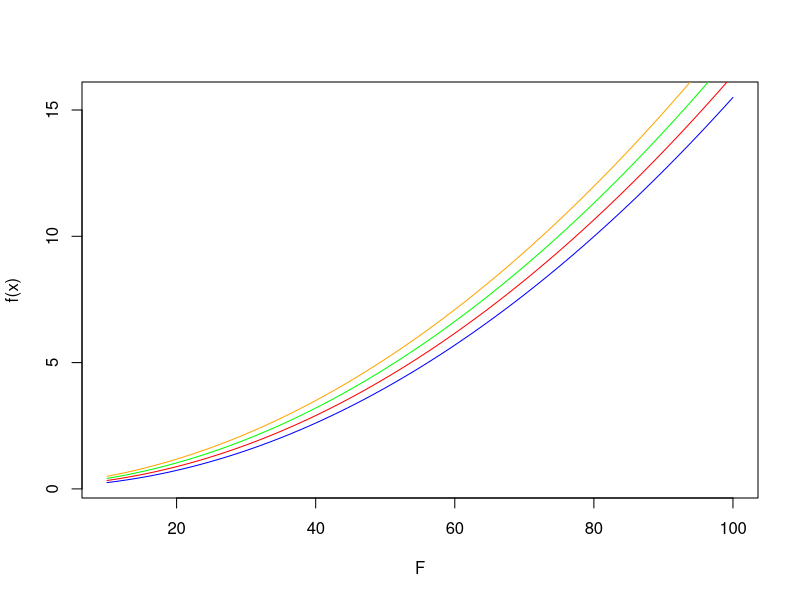
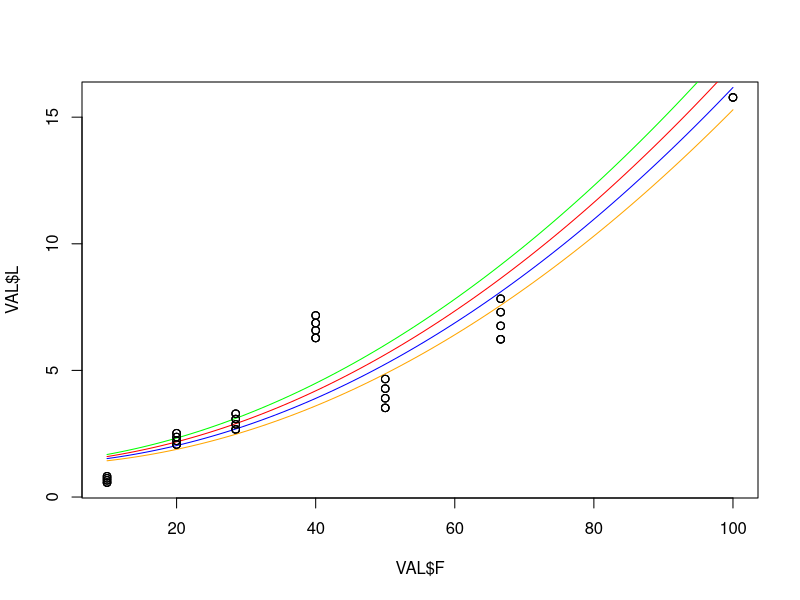
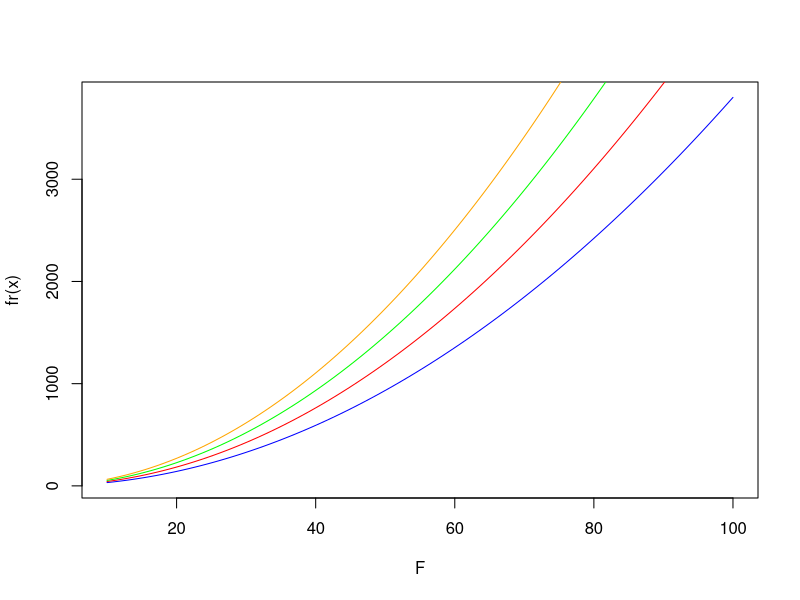
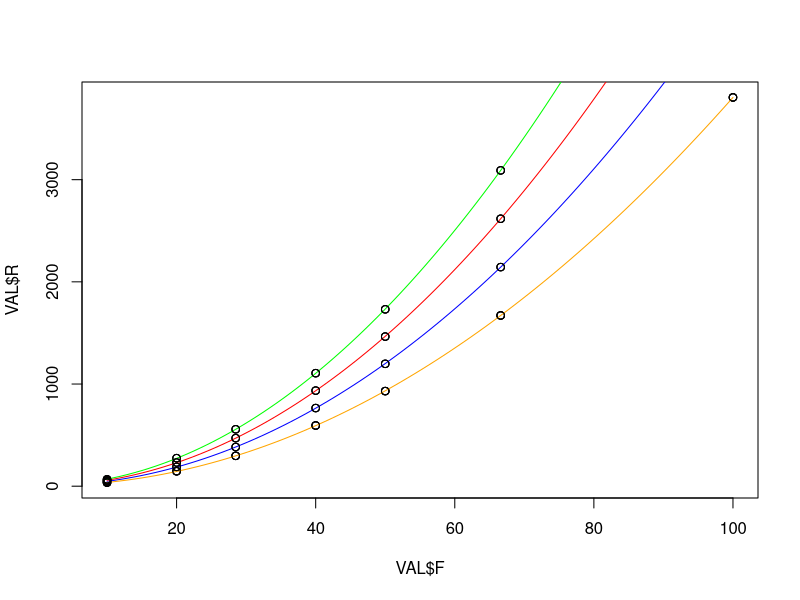

These charts were generated, in order, by the following R code: (Note: this script raises an error after producing the figures.)

library(ggplot2)

# f<-function(x) 2*x^2 + 10*x + 1
# g<-function(x) 2.8*x^2 + 5*x + 1
# h<-function(x) 3.6*x^2 + 1*x + 1
# curve(f,0,100,col="blue")
# curve(g,0,100,col="red", add=TRUE)
# curve(h,0,100,col="green", add=TRUE)
# 
# f1<-function(x) 2*x^2 + 50*x + 1
# f2<-function(x) 2*x^2 + 1*x + 1
# curve(f1,0,100,col="blue")
# curve(f2,0,100,col="red", add=TRUE)

#VAL=data[data$N == 60 & data$echs==1,]
#plot(VAL$F, VAL$L, type="l")
#VAL=data[data$N == 80 & data$echs==1,]
#lines(VAL$F, VAL$L, col="red")

#---------------------------------------------------------------------------
plotFunction<-function(func, xm, xM, main, xlab, ylab){
  
  fonction<-parse(text=func)
  fonction<-eval(fonction)
  x <- seq(xm, xM, by=1)
  val <- data.frame(x = x, y = fonction(x))
  p<-(
    ggplot(data = val, aes(x = x, y = y))+#, color="red")) + 
      geom_line(color="red") + 
      scale_x_continuous(name = xlab) +
      scale_y_continuous(name = ylab) +
      ggtitle(main)
  )
  
}

# Modèle d'inductance

facteurL<-700
modL<-function(F, N) { 
  y<-(0.001*N+1) * F^2 + (0.2*N-10) *F  + (0.8*N + 1)
  return(y/facteurL)  
}

f<-function(F){ modL(F, 60)}  # N=60
g<-function(F){ modL(F, 80)}  # N=80
h<-function(F){ modL(F, 100)}  # N=100
k<-function(F){ modL(F, 120)}  # N=120

curve(f,10,100,col="blue", xlab = "F")
curve(g,10,100,col="red", add=TRUE)
curve(h,10,100,col="green", add=TRUE)
curve(k,10,100,col="orange", add=TRUE)

resistances<-c()
inductances<-c()
frequencies<-c(10,20,28.5,40,50,66.6,100)
nTypes<-c(60, 80, 100, 120)
echs<-c()


# Génération des inductances

for(k in 1:3){
  
  for(i in nTypes){
    
      L<-modL(c(10,20,28.5,40,50,66.6,100),i)
      inductances<-append(inductances, L)
      echs<-append(echs, k)
    }
    
  
  
}

inductancesBruit<-round(inductances + (rnorm(7)+1)*2,2)
F<-rep(frequencies, 4)
N<-c(rep(nTypes[1],7), rep(nTypes[2],7), rep(nTypes[3],7),rep(nTypes[4],7))

data<-data.frame(echs, N, F, inductancesBruit)
colnames(data)[4] = "L"




# Réprésentation des inductances
colr<-c("blue", "red", "green", "orange")
c<-0
compteur<-1
f<-seq(10, 100, by=1)
VAL=data[data$N == 60 & data$echs==1,]
plot(VAL$F, VAL$L)

for(e in unique(echs)){
  for (n in nTypes){
    
    
    VAL=data[data$N == n & data$echs==e,] 
    mod <- lm(VAL$L~VAL$F+I(VAL$F^2), data=VAL)
   
    
    print(summary(mod))
    
    titre<-paste("Inductance / Fréquence - N=", as.character(n), "pour éch:", as.character(e))
    Lest<-function(F){mod$coefficients[1]  + mod$coefficients[2] * F +   mod$coefficients[3] * F^2}
    # p<-(ggplot(VAL) + geom_point(aes(x = F, y = L), colour = "#4271AE")  + stat_function(fun = Lest, color = "red") +  ggtitle(titre) 
    #   
    # )
    # #png("L1.png")
    # print(p)
    # #dev.off()
    print(paste("COMPTEUR:", compteur))
    compteur<-compteur + 1
    
    
    points(VAL$F, VAL$L)
    lines(f, Lest(f), col=colr[c], add=TRUE)
    c<-c + 1
    
  }

}


# Modèle de résistance

facteurR<-15
modR<-function(F, N) {
  y<-(0.08*N+1) * F^2 + (0.001*N-10) *F  + (0.02*N + 1)
  return(y/facteurR)
}

fr<-function(F){ modR(F, 60)}  # N=60
gr<-function(F){ modR(F, 80)}  # N=80
hr<-function(F){ modR(F, 100)}  # N=100
kr<-function(F){ modR(F, 120)}  # N=120

curve(fr,10,100,col="blue", xlab = "F")
curve(gr,10,100,col="red", add=TRUE)
curve(hr,10,100,col="green", add=TRUE)
curve(kr,10,100,col="orange", add=TRUE)


# Génération des résistances

for(k in 1:3){

  for(i in nTypes){

    R<-modR(c(10,20,28.5,40,50,66.6,100),i)
    resistances<-append(resistances, R)
   
  }



}

resistancesBruit<-round(resistances + (rnorm(7)+1)*2,2)
F<-rep(frequencies, 4)
N<-c(rep(nTypes[1],7), rep(nTypes[2],7), rep(nTypes[3],7),rep(nTypes[4],7))

data<-data.frame(echs, N, F, inductancesBruit, resistancesBruit)
colnames(data)[5] = "R"




# Réprésentation des résistances


c<-0
compteur<-1
f<-seq(10, 100, by=1)
VAL=data[data$N == 60 & data$echs==1,]
plot(VAL$F, VAL$R)

for(e in unique(echs)){
  for (n in nTypes){


    VAL=data[data$N == n & data$echs==e,]
    mod <- lm(VAL$R~VAL$F+I(VAL$F^2), data=VAL)


    print(summary(mod))

    titre<-paste("Inductance / Fréquence - N=", as.character(n), "pour éch:", as.character(e))
    Rest<-function(F){mod$coefficients[1]  + mod$coefficients[2] * F +   mod$coefficients[3] * F^2}
    # p<-(ggplot(VAL) + geom_point(aes(x = F, y = L), colour = "#4271AE")  + stat_function(fun = Lest, color = "red") +  ggtitle(titre)
    #
    # )
    # #png("L1.png")
    # print(p)
    # #dev.off()
    print(paste("COMPTEUR:", compteur))
    compteur<-compteur + 1


    points(VAL$F, VAL$R)
    lines(f, Rest(f), col=colr[c], add=TRUE)
    c<-c + 1

  }

}


write.csv(data,"./data/data.csv", row.names = FALSE)
